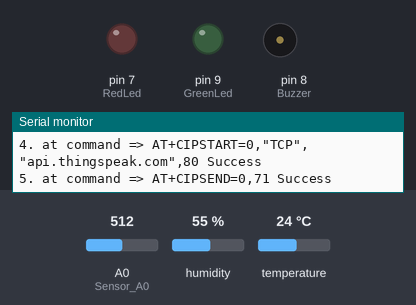
This sketch was run on a simulated Arduino Uno, built with avr-gcc and run on an emulated ATmega328P. On the bench: output pins drawn as LEDs (lit = HIGH), buzzer (waves = sounding, pin HIGH), the last lines printed to the serial monitor. The test bench sets the inputs (shaded band); at power-on: A0 (Sensor_A0) = 512, humidity 55 %, temperature 24 °C. The modem accepts every AT command (registered, SIM ready, sends succeed) and sends nothing else.

Above: at 1.2 s.
1.3 s: A0 (Sensor_A0) set to 258
3.3 s: A0 (Sensor_A0) set to 236
At 3.6 s:
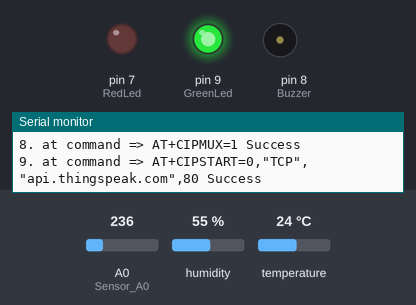
4.8 s: A0 (Sensor_A0) set to 260
At 5.4 s:
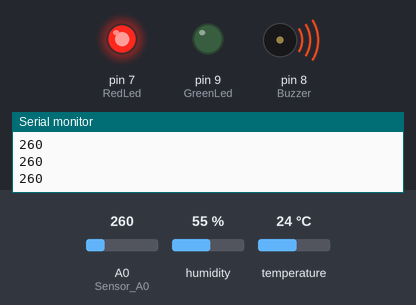
6.6 s: A0 (Sensor_A0) set to 240
At 7.2 s:
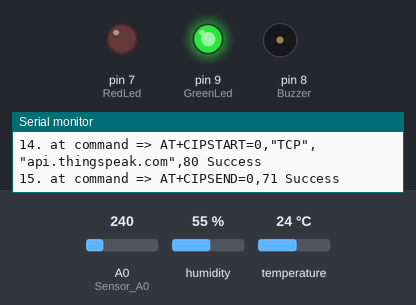
Timing chart, 0 to 9.1 s (numbered marks = the images above; inputs shaded):
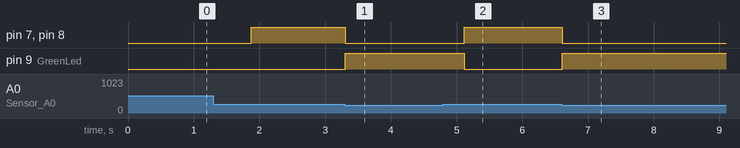

The sketch:

ThingSpeak_TempHum_Smoke_Beep.ino
```cpp
#include <SoftwareSerial.h> //Arduino serial interface library
#include <dht11.h>  //DHT11 temperature and humidity storage
#include <Arduino.h>  //Arduino library

#define RX 2  //The Arduino development board RX pin is 2
#define TX 3  //The Arduino development board TX pin is 3
#define Sensor_A0 A0 //Smoke simulation port is A0
#define Sensor_D0 0  //Smoke simulation port is 0
unsigned int sensorValue = 0; //Initialize the smoke value to 0
int Buzzer=8;   //The buzzer pin is 8
int RedLed=7;      //Red LED warning light pin 7
int GreenLed = 9;   //The threshold green LED status light pin is 9

#define dht_apin 11 //The temperature and humidity sensor pin is 11
dht11 dhtObject;  //Initialize the temperature and humidity sensor
String AP = "BIGBOSS";       // Wi-Fi AP
String PASS = "02230223"; // Wi-Fi PassWord
String API = "G7T28TOHQODVIWDG";   // ThingSpeak API "Write"Key
String HOST = "api.thingspeak.com"; //HOST：api.ThingSpeak
String PORT = "80"; //PORT：80
int countTrueCommand;
int countTimeCommand;
boolean found = false;
int valSensor = 1;

SoftwareSerial esp8266(RX,TX);

void setup() {
  pinMode(Sensor_D0, INPUT);  //Set the serial port D0 input mode
  Serial.begin(9600); //Set the serial port monitor baud rate (9600)
  esp8266.begin(115200);  //ESP8266 Serial Port Baud Rate (115200)
  sendCommand("AT",5,"OK");
  sendCommand("AT+CWMODE=1",5,"OK");
  sendCommand("AT+CWJAP=\""+ AP +"\",\""+ PASS +"\"",20,"OK");

  pinMode(Buzzer,OUTPUT); //Define digital port 8 as output mode
  pinMode(RedLed,OUTPUT);
  pinMode(GreenLed,OUTPUT);
}

void loop() {

 String getData = "GET /update?api_key="+ API +"&field1="+getTemperatureValue()+"&field2="+getHumidityValue()+"&field3="+SmokeValue();
 sendCommand("AT+CIPMUX=1",5,"OK");
 sendCommand("AT+CIPSTART=0,\"TCP\",\""+ HOST +"\","+ PORT,15,"OK");
 sendCommand("AT+CIPSEND=0," +String(getData.length()+4),4,">");
 esp8266.println(getData);delay(1500);countTrueCommand++;
 sendCommand("AT+CIPCLOSE=0",5,"OK");
/*Smoke Monitoring Section*/
 int val;
  val=analogRead(0);
  Serial.println(val,DEC);
  while(val>250)    //If the monitored smoke value is greater than 250
     {
        digitalWrite(Buzzer,HIGH); //Pin 8 high level buzzer sounds
        digitalWrite(RedLed,HIGH);  //The red LED is high level bright
        digitalWrite(GreenLed,LOW); //The green LED does not light at low level
        val=analogRead(0);
        Serial.println(val,DEC);
      }
  /*Smoke values are below the normal range of 250*/
  digitalWrite(Buzzer,LOW); //Pin 8 low level buzzer does not sound
  digitalWrite(RedLed,LOW); //The red LED does not light at low level
  digitalWrite(GreenLed,HIGH);  //Green LED high voltage usually bright
}

/*Upload temperature data section*/
String getTemperatureValue(){

   dhtObject.read(dht_apin);
   Serial.print(" Temperature(C)= ");
   int temp = dhtObject.temperature;
   Serial.println(temp);
   delay(50);
   return String(temp);

}

/*Upload humidity data section*/
String getHumidityValue(){

   dhtObject.read(dht_apin);
   Serial.print(" Humidity in %= ");
   int humidity = dhtObject.humidity;
   Serial.println(humidity);
   delay(50);
   return String(humidity);

}

/*Upload smoke monitoring data section*/
String SmokeValue(){
   sensorValue = analogRead(Sensor_A0);
   Serial.print(" Somke : ");
   Serial.print(sensorValue);
   int smoke = sensorValue;
   Serial.println(smoke);
   delay(50);
   return String(smoke);

}

void sendCommand(String command, int maxTime, char readReplay[]) {
  Serial.print(countTrueCommand);
  Serial.print(". at command => ");
  Serial.print(command);
  Serial.print(" ");
  while(countTimeCommand < (maxTime*1))
  {
    esp8266.println(command);//at+cipsend
    if(esp8266.find(readReplay))//ok
    {
      found = true;
      break;
    }

    countTimeCommand++;
  }

  if(found == true)
  {
    Serial.println("Success");
    countTrueCommand++;
    countTimeCommand = 0;
  }

  if(found == false)
  {
    Serial.println("Fail");
    countTrueCommand = 0;
    countTimeCommand = 0;
  }

  found = false;
 }
```

Measured:
- the behaviour switches between 251 and 250 on A0 (Sensor_A0) (found by bisection; images 0 and 1)
- after the input at 3.3 s, pin 7 (RedLed), pin 8 (Buzzer): HIGH → LOW at once; pin 9 (GreenLed): LOW → HIGH at once
- after the input at 4.8 s, pin 7 (RedLed), pin 8 (Buzzer): LOW → HIGH after 0.32 s; pin 9 (GreenLed): HIGH → LOW after 0.32 s
- after the input at 6.6 s, pin 7 (RedLed), pin 8 (Buzzer): HIGH → LOW at once; pin 9 (GreenLed): LOW → HIGH at once
